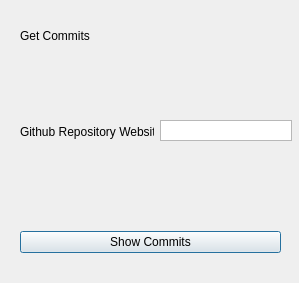
<?xml version="1.0" encoding="UTF-8"?>
<ui version="4.0">
 <class>ViewIssue</class>
 <widget class="QDialog" name="ViewIssue">
  <property name="geometry">
   <rect>
    <x>0</x>
    <y>0</y>
    <width>299</width>
    <height>283</height>
   </rect>
  </property>
  <property name="windowTitle">
   <string>Dialog</string>
  </property>
  <widget class="QLabel" name="label">
   <property name="geometry">
    <rect>
     <x>20</x>
     <y>20</y>
     <width>91</width>
     <height>31</height>
    </rect>
   </property>
   <property name="text">
    <string>Get Commits</string>
   </property>
  </widget>
  <widget class="QWidget" name="layoutWidget">
   <property name="geometry">
    <rect>
     <x>20</x>
     <y>61</y>
     <width>134</width>
     <height>141</height>
    </rect>
   </property>
   <layout class="QVBoxLayout" name="verticalLayout">
    <item>
     <widget class="QLabel" name="label_2">
      <property name="text">
       <string>Github Repository Website:</string>
      </property>
     </widget>
    </item>
   </layout>
  </widget>
  <widget class="QWidget" name="layoutWidget">
   <property name="geometry">
    <rect>
     <x>20</x>
     <y>230</y>
     <width>261</width>
     <height>25</height>
    </rect>
   </property>
   <layout class="QHBoxLayout" name="horizontalLayout">
    <item>
     <widget class="QPushButton" name="Show">
      <property name="text">
       <string>Show Commits</string>
      </property>
     </widget>
    </item>
   </layout>
  </widget>
  <widget class="QListWidget" name="listWidget">
   <property name="geometry">
    <rect>
     <x>160</x>
     <y>120</y>
     <width>132</width>
     <height>21</height>
    </rect>
   </property>
  </widget>
 </widget>
 <resources/>
 <connections/>
</ui>
